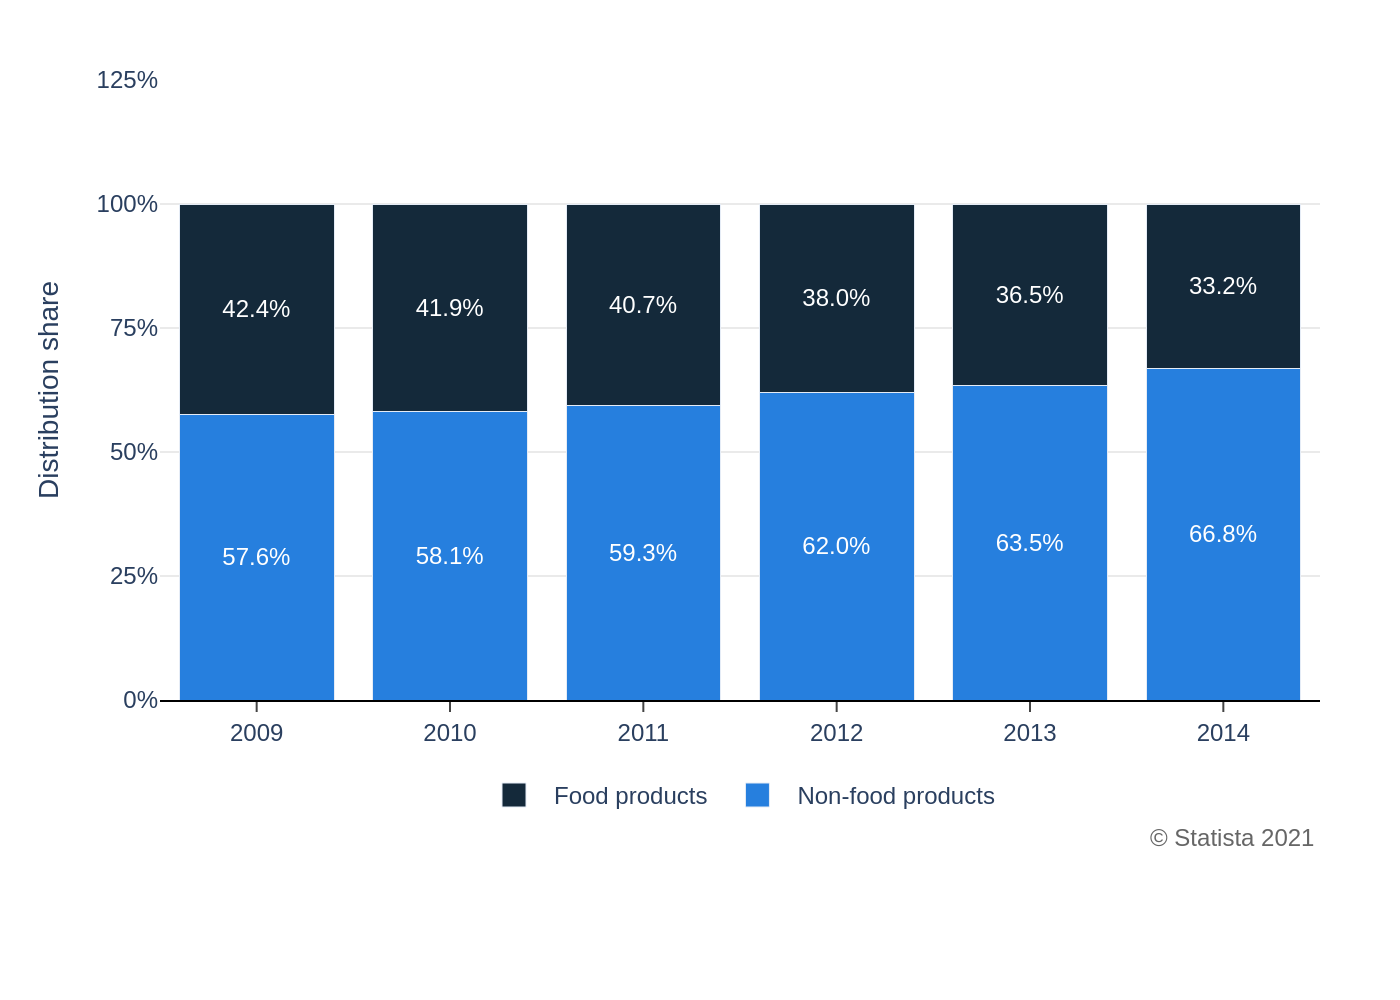

Reproduce this figure in Python.
import sys
import json
import plotly.graph_objects as go

if len(sys.argv) != 2:
    print("Usage: python recreate_chart.py <path_to_json_file>")
    sys.exit(1)

json_file_path = sys.argv[1]

try:
    with open(json_file_path, 'r', encoding='utf-8') as f:
        config = json.load(f)
except (FileNotFoundError, json.JSONDecodeError) as e:
    print(f"Error reading or parsing JSON file: {e}")
    sys.exit(1)

chart_data = config['chart_data']
texts = config['texts']
colors = config['colors']

fig = go.Figure()

for i, series in enumerate(chart_data):
    fig.add_trace(go.Bar(
        x=series['x'],
        y=series['y'],
        name=series['name'],
        marker_color=colors[i],
        text=[f'{val}%' for val in series['y']],
        textposition='inside',
        insidetextanchor='middle',
        textfont=dict(color='white', size=12, family="Arial")
    ))

annotations = []
if texts.get('source'):
    annotations.append(
        go.layout.Annotation(
            text=texts['source'],
            align='right',
            showarrow=False,
            xref='paper',
            yref='paper',
            x=1.0,
            y=-0.25,
            xanchor='right',
            yanchor='bottom',
            font=dict(family="Arial", size=12, color="#666666")
        )
    )

fig.update_layout(
    barmode='stack',
    title=None,
    xaxis=dict(
        title_text=texts.get('x_axis_title'),
        showgrid=False,
        linecolor='black',
        linewidth=1,
        ticks='outside'
    ),
    yaxis=dict(
        title_text=texts.get('y_axis_title'),
        range=[0, 125],
        tickvals=[0, 25, 50, 75, 100, 125],
        ticktext=['0%', '25%', '50%', '75%', '100%', '125%'],
        gridcolor='#EAEAEA',
        zeroline=False
    ),
    legend=dict(
        orientation='h',
        yanchor='bottom',
        y=-0.2,
        xanchor='center',
        x=0.5
    ),
    font=dict(family="Arial", size=12),
    plot_bgcolor='white',
    paper_bgcolor='white',
    margin=dict(l=80, r=40, t=40, b=150),
    annotations=annotations
)

base_filename = json_file_path.split('/')[-1].split('\\')[-1].rsplit('.', 1)[0]
output_filename = f"{base_filename}.png"

fig.write_image(output_filename, scale=2)

print(f"Chart saved to {output_filename}")
